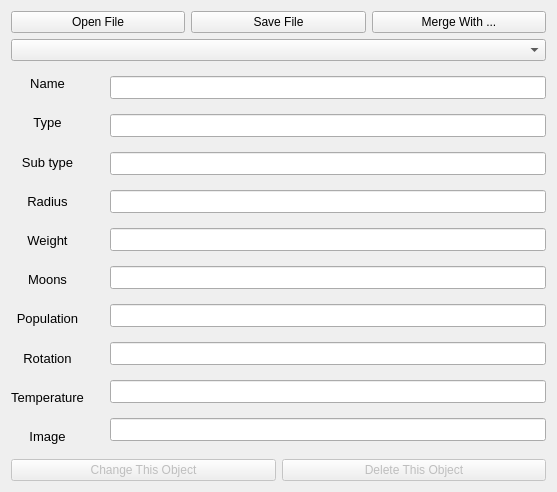
<?xml version="1.0" encoding="UTF-8"?>
<ui version="4.0">
 <class>EditDialog</class>
 <widget class="QDialog" name="EditDialog">
  <property name="geometry">
   <rect>
    <x>0</x>
    <y>0</y>
    <width>557</width>
    <height>492</height>
   </rect>
  </property>
  <property name="windowTitle">
   <string>MyPlanets EditMode</string>
  </property>
  <property name="windowIcon">
   <iconset resource="../res/package.qrc">
    <normaloff>:/images/volume1/icon.ico</normaloff>:/images/volume1/icon.ico</iconset>
  </property>
  <layout class="QGridLayout" name="gridLayout">
   <item row="0" column="0">
    <layout class="QGridLayout" name="gridLayout2">
     <item row="3" column="0">
      <layout class="QVBoxLayout" name="verticalLayout">
       <item>
        <layout class="QHBoxLayout" name="horizontalLayout3">
         <item>
          <widget class="QPushButton" name="saveChangesButton">
           <property name="enabled">
            <bool>false</bool>
           </property>
           <property name="text">
            <string>Change This Object</string>
           </property>
           <property name="icon">
            <iconset resource="../res/package.qrc">
             <normaloff>:/images/volume1/iconplus.png</normaloff>:/images/volume1/iconplus.png</iconset>
           </property>
          </widget>
         </item>
         <item>
          <widget class="QPushButton" name="deleteObjectButton">
           <property name="enabled">
            <bool>false</bool>
           </property>
           <property name="text">
            <string>Delete This Object</string>
           </property>
           <property name="icon">
            <iconset resource="../res/package.qrc">
             <normaloff>:/images/volume1/iconminus.png</normaloff>:/images/volume1/iconminus.png</iconset>
           </property>
          </widget>
         </item>
        </layout>
       </item>
       <item>
        <layout class="QHBoxLayout" name="horizontalLayout2"/>
       </item>
      </layout>
     </item>
     <item row="2" column="0">
      <layout class="QHBoxLayout" name="horizontalLayout4">
       <item>
        <layout class="QVBoxLayout" name="verticalLayout_3">
         <item>
          <widget class="QLabel" name="nonactive2">
           <property name="font">
            <font>
             <pointsize>10</pointsize>
            </font>
           </property>
           <property name="text">
            <string>Name</string>
           </property>
           <property name="alignment">
            <set>Qt::AlignCenter</set>
           </property>
          </widget>
         </item>
         <item>
          <widget class="QLabel" name="nonactive8">
           <property name="font">
            <font>
             <pointsize>10</pointsize>
            </font>
           </property>
           <property name="text">
            <string>Type</string>
           </property>
           <property name="alignment">
            <set>Qt::AlignCenter</set>
           </property>
          </widget>
         </item>
         <item>
          <widget class="QLabel" name="nonactive5">
           <property name="font">
            <font>
             <pointsize>10</pointsize>
            </font>
           </property>
           <property name="text">
            <string>Sub type</string>
           </property>
           <property name="alignment">
            <set>Qt::AlignCenter</set>
           </property>
          </widget>
         </item>
         <item>
          <widget class="QLabel" name="nonactive1">
           <property name="font">
            <font>
             <pointsize>10</pointsize>
            </font>
           </property>
           <property name="text">
            <string>Radius</string>
           </property>
           <property name="alignment">
            <set>Qt::AlignCenter</set>
           </property>
          </widget>
         </item>
         <item>
          <widget class="QLabel" name="nonactive7">
           <property name="font">
            <font>
             <pointsize>10</pointsize>
            </font>
           </property>
           <property name="text">
            <string>Weight</string>
           </property>
           <property name="alignment">
            <set>Qt::AlignCenter</set>
           </property>
          </widget>
         </item>
         <item>
          <widget class="QLabel" name="nonactive9">
           <property name="font">
            <font>
             <pointsize>10</pointsize>
            </font>
           </property>
           <property name="text">
            <string>Moons</string>
           </property>
           <property name="alignment">
            <set>Qt::AlignCenter</set>
           </property>
          </widget>
         </item>
         <item>
          <widget class="QLabel" name="nonactive6">
           <property name="font">
            <font>
             <pointsize>10</pointsize>
            </font>
           </property>
           <property name="text">
            <string>Population</string>
           </property>
           <property name="alignment">
            <set>Qt::AlignCenter</set>
           </property>
          </widget>
         </item>
         <item>
          <widget class="QLabel" name="nonactive4">
           <property name="font">
            <font>
             <pointsize>10</pointsize>
            </font>
           </property>
           <property name="text">
            <string>Rotation</string>
           </property>
           <property name="alignment">
            <set>Qt::AlignCenter</set>
           </property>
          </widget>
         </item>
         <item>
          <widget class="QLabel" name="nonactive">
           <property name="font">
            <font>
             <pointsize>10</pointsize>
            </font>
           </property>
           <property name="text">
            <string>Temperature</string>
           </property>
           <property name="alignment">
            <set>Qt::AlignCenter</set>
           </property>
          </widget>
         </item>
         <item>
          <widget class="QLabel" name="nonactive3">
           <property name="font">
            <font>
             <pointsize>10</pointsize>
            </font>
           </property>
           <property name="text">
            <string>Image</string>
           </property>
           <property name="alignment">
            <set>Qt::AlignCenter</set>
           </property>
          </widget>
         </item>
        </layout>
       </item>
       <item>
        <spacer name="verticalSpacer">
         <property name="orientation">
          <enum>Qt::Vertical</enum>
         </property>
         <property name="sizeType">
          <enum>QSizePolicy::MinimumExpanding</enum>
         </property>
         <property name="sizeHint" stdset="0">
          <size>
           <width>20</width>
           <height>350</height>
          </size>
         </property>
        </spacer>
       </item>
       <item>
        <layout class="QVBoxLayout" name="verticalLayout2">
         <item>
          <widget class="QLineEdit" name="nameField">
           <property name="font">
            <font>
             <pointsize>10</pointsize>
            </font>
           </property>
          </widget>
         </item>
         <item>
          <widget class="QLineEdit" name="typeField">
           <property name="font">
            <font>
             <pointsize>10</pointsize>
            </font>
           </property>
          </widget>
         </item>
         <item>
          <widget class="QLineEdit" name="subField">
           <property name="font">
            <font>
             <pointsize>10</pointsize>
            </font>
           </property>
          </widget>
         </item>
         <item>
          <widget class="QLineEdit" name="radiusField">
           <property name="font">
            <font>
             <pointsize>10</pointsize>
            </font>
           </property>
          </widget>
         </item>
         <item>
          <widget class="QLineEdit" name="weightField">
           <property name="font">
            <font>
             <pointsize>10</pointsize>
            </font>
           </property>
          </widget>
         </item>
         <item>
          <widget class="QLineEdit" name="moonsField">
           <property name="font">
            <font>
             <pointsize>10</pointsize>
            </font>
           </property>
          </widget>
         </item>
         <item>
          <widget class="QLineEdit" name="populationField">
           <property name="font">
            <font>
             <pointsize>10</pointsize>
            </font>
           </property>
          </widget>
         </item>
         <item>
          <widget class="QLineEdit" name="rotationField">
           <property name="font">
            <font>
             <pointsize>10</pointsize>
            </font>
           </property>
          </widget>
         </item>
         <item>
          <widget class="QLineEdit" name="temperatureField">
           <property name="font">
            <font>
             <pointsize>10</pointsize>
            </font>
           </property>
          </widget>
         </item>
         <item>
          <widget class="QLineEdit" name="imageField">
           <property name="font">
            <font>
             <pointsize>10</pointsize>
            </font>
           </property>
          </widget>
         </item>
        </layout>
       </item>
      </layout>
     </item>
     <item row="0" column="0">
      <layout class="QHBoxLayout" name="horizontalLayout">
       <item>
        <widget class="QPushButton" name="openDBButton">
         <property name="text">
          <string>Open File</string>
         </property>
         <property name="icon">
          <iconset resource="../res/package.qrc">
           <normaloff>:/images/volume1/iconopen.png</normaloff>:/images/volume1/iconopen.png</iconset>
         </property>
        </widget>
       </item>
       <item>
        <widget class="QPushButton" name="saveDBButton">
         <property name="text">
          <string>Save File</string>
         </property>
         <property name="icon">
          <iconset resource="../res/package.qrc">
           <normaloff>:/images/volume1/dc.png</normaloff>:/images/volume1/dc.png</iconset>
         </property>
        </widget>
       </item>
       <item>
        <widget class="QPushButton" name="mergeButton">
         <property name="text">
          <string>Merge With ...</string>
         </property>
         <property name="icon">
          <iconset resource="../res/package.qrc">
           <normaloff>:/images/volume1/iconnext.png</normaloff>:/images/volume1/iconnext.png</iconset>
         </property>
        </widget>
       </item>
      </layout>
     </item>
     <item row="1" column="0">
      <widget class="QComboBox" name="mainbox"/>
     </item>
    </layout>
   </item>
  </layout>
 </widget>
 <resources>
  <include location="../res/package.qrc"/>
 </resources>
 <connections/>
</ui>
